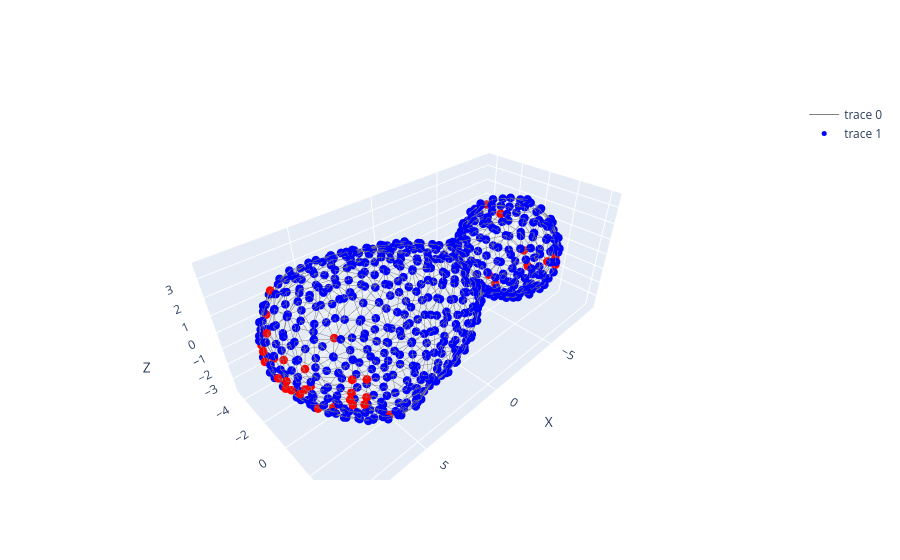

The notebook cell this image was saved under:
### Code cell
# Assume centroids is (C,3) and G is your cell graph
# For a binary marker:
marker_color = positive_labels[:,8]  # e.g., 0/1 for serotonin+
plot_cell_graph_3D(centroids, cell_graph, node_color=marker_color)

### Figure 1 — Plotly figure (JSON) as saved in the notebook; plotly's stock layout.template omitted (floating-point values rounded to 4 significant figures; data arrays with more than 128 entries replaced by an {"elided": "..."} marker saying what was removed)
{"data": [{"hoverinfo": "none", "line": {"color": "gray", "width": 1}, "mode": "lines", "type": "scatter3d", "x": {"elided": "5304 float values"}, "y": {"elided": "5304 float values"}, "z": {"elided": "5304 float values"}}, {"hoverinfo": "text", "marker": {"color": {"elided": "590 str values"}, "line": {"width": 0}, "size": 5}, "mode": "markers", "type": "scatter3d", "x": {"elided": "590 float values"}, "y": {"elided": "590 float values"}, "z": {"elided": "590 float values"}}], "layout": {"scene": {"aspectmode": "data", "xaxis": {"title": {"text": "X"}}, "yaxis": {"title": {"text": "Y"}}, "zaxis": {"title": {"text": "Z"}}}}}
